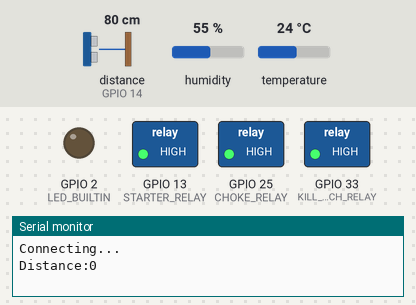
A sketch run on a simulated ESP32. Shown: switched loads named in the sketch (green lamp = pin HIGH), output pins drawn as LEDs (lit = HIGH), the last lines printed to the serial monitor. The test bench sets the inputs (shaded band); at power-on: distance to the obstacle (sensor on GPIO 14) 80 cm, humidity 55 %, temperature 24 °C. The echo pulse lasts 58.3 µs per cm; WiFi joins after 1.5 s; servers stay silent unless stated; uploads are accepted with an empty reply.

Above: at 0.1 s.
At 2.3 s:
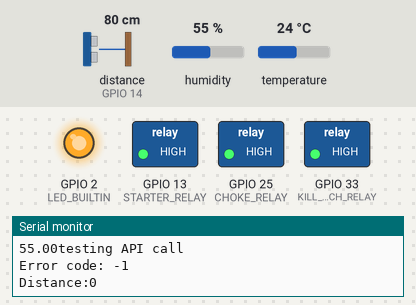
2.4 s: distance to the obstacle (sensor on GPIO 14) set to 54 cm
4.4 s: distance to the obstacle (sensor on GPIO 14) set to 47 cm
Timing chart, 0 to 7.4 s (numbered marks = the images above; inputs shaded):
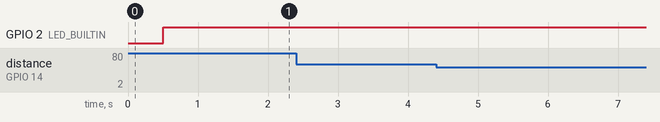

The sketch:

GENERATOR_MONITORING_AND_CONTROL.ino
```cpp
#include<Arduino.h>
#include<WiFi.h>
#include<HTTPClient.h>
#include<NewPing.h>
#include<string>
#include "DHT.h"

//#define WIFI_SSID "Airtel 4G Router_02A2"
//#define WIFI_PASSWORD "MuMtbTDx"
//#define WIFI_SSID "Airtel 4G Router_E95B"
//#define WIFI_PASSWORD "Kc7kaLe7"
#define WIFI_SSID "Galaxy M10D591"
#define WIFI_PASSWORD "ryst9765"
#define STARTER_RELAY 13
#define TRIGGER_PIN 12
#define ECHO_PIN 14
#define MAX_DISTANCE 50
#define DHT_PIN 26
#define CHOKE_RELAY 25
#define KILL_SWITCH_RELAY 33

NewPing sonar(TRIGGER_PIN,ECHO_PIN,MAX_DISTANCE);
HTTPClient http;

DHT dht(DHT_PIN,DHT11);

bool starterState=false;
String serverName="https://power-generator.herokuapp.com/check_state";

unsigned long lastTime1=0;
unsigned long lastTime2=0;
unsigned long lastTime3=0;
unsigned long timerDelay=50000;

bool isConnected=false;

String getGeneratorState(){
  Serial.println("testing API call");
  String serverPath=serverName;
  http.begin(serverPath.c_str());

  int httpResponseCode=http.GET();

  if(httpResponseCode>0){
    Serial.print("HTTP Response code:");
    Serial.println(httpResponseCode);
    String payload=http.getString();
    Serial.println(payload);
    return payload;
  }
  else{
    Serial.print("Error code: ");
    Serial.println(httpResponseCode);
  }
  http.end();
  lastTime1=millis();
}

void useUltrasonicSensor(){
  Serial.print("Distance:");
  int distance=sonar.ping_cm();
  Serial.println(distance);
  delay(500);
  if(isConnected && distance>0){
    String serverPath="https://power-generator.herokuapp.com/fuel_volume/"+String(distance);
    Serial.println(serverPath);

    http.begin(serverPath.c_str());

    int httpResponseCode=http.POST("ultrasonic sensor");

    if(httpResponseCode>0){
      Serial.print("HTTP Response code:");
      Serial.println(httpResponseCode);
      String payload=http.getString();
      Serial.println(payload);
    }
    else{
      Serial.print("Error code: ");
      Serial.println(httpResponseCode);
    }
    http.end();
    lastTime2=millis();
  }
}


unsigned long previousMillis = 0;
unsigned long interval = 1000;
void storeFuelValues(){
  unsigned long currentMillis = millis();
  if(isConnected){
      Serial.println(interval);
      if(currentMillis - previousMillis >= interval){
            interval=300000;
            String serverPath="https://power-generator.herokuapp.com/store_sensor_data";
            Serial.println(serverPath);
            http.begin(serverPath.c_str());
            int httpResponseCode=http.POST("store data");

            if(httpResponseCode>0){
              Serial.print("HTTP Response code:");
              Serial.println(httpResponseCode);
              String payload=http.getString();
              Serial.println(payload);
            }
            else{
              Serial.print("Error code: ");
              Serial.println(httpResponseCode);
            }
            http.end();
            previousMillis = currentMillis;
      }
  }
}


unsigned long previousMillis2 = 0;
unsigned long interval2 = 2000;
int temperatureThreshold=37.5;
void readTemperatureAndHumidity(){
    unsigned long currentMillis2 = millis();
    if(currentMillis2 - previousMillis2 >= interval2){
       float h = dht.readHumidity();
       float t = dht.readTemperature();
       float f = dht.readTemperature(true);

      if (isnan(h)|| isnan(t) || isnan(f)) {
         Serial.println(F("Failed to read from DHT sensor!"));
      }

      else{
       Serial.print("Temperature: ");
       Serial.print(t);
       Serial.println("Humidity: ");
       Serial.print(h);

       if(t > 55){
            String serverPath="https://power-generator.herokuapp.com/turnOff";
            http.begin(serverPath.c_str());
            int httpResponseCode=http.POST("turn OFF");

            if(httpResponseCode>0){
              String payload=http.getString();
              Serial.println(payload);
            }
            else{
              Serial.print("Error code: ");
              Serial.println(httpResponseCode);
            }
            http.end();
       }

      }
       previousMillis2 = currentMillis2;
    }
}

void controlStartHandler(){
  if(starterState==false){
     starterState=true;
     digitalWrite(KILL_SWITCH_RELAY,LOW);
     digitalWrite(CHOKE_RELAY,LOW);
     delay(3000);
     digitalWrite(STARTER_RELAY,LOW);
     delay(3000);
     digitalWrite(STARTER_RELAY,HIGH);
     digitalWrite(CHOKE_RELAY,HIGH);
   }
}

void controlStopHandler(){
  if(starterState==true){
     starterState=false;
     digitalWrite(KILL_SWITCH_RELAY,HIGH);
  }
}

void setup(){
    Serial.begin(115200);
    pinMode(LED_BUILTIN,OUTPUT);
    pinMode(STARTER_RELAY,OUTPUT);
    pinMode(CHOKE_RELAY,OUTPUT);
    pinMode(KILL_SWITCH_RELAY,OUTPUT);

    digitalWrite(STARTER_RELAY,HIGH);
    digitalWrite(CHOKE_RELAY,HIGH);
    digitalWrite(KILL_SWITCH_RELAY,HIGH);

    WiFi.begin(WIFI_SSID,WIFI_PASSWORD);
    dht.begin();
    Serial.println("Connecting...");
}


void loop(){
    useUltrasonicSensor();
    storeFuelValues();

    if(WiFi.status() == WL_CONNECTED && !isConnected){
      Serial.println("connected");
      digitalWrite(LED_BUILTIN,HIGH);
      isConnected=true;
    }

    if(WiFi.status() != WL_CONNECTED){
      Serial.print('.');
      digitalWrite(LED_BUILTIN,!digitalRead(LED_BUILTIN));
      delay(1000);
      isConnected=false;
    }

    if(isConnected){
      readTemperatureAndHumidity();
      String generatorState=getGeneratorState();
      if(generatorState == "ON"){
        controlStartHandler();
      }
      else if(generatorState == "OFF"){
        controlStopHandler();
      }
    }

}
```
